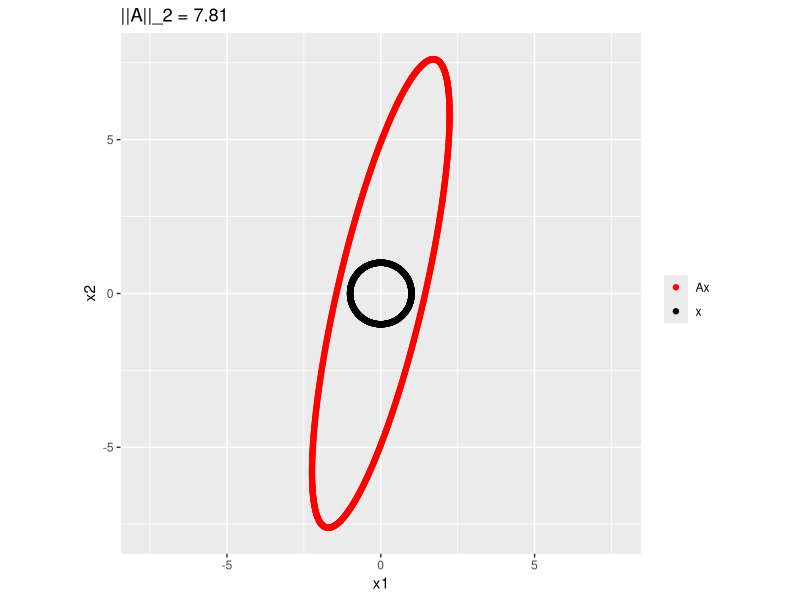
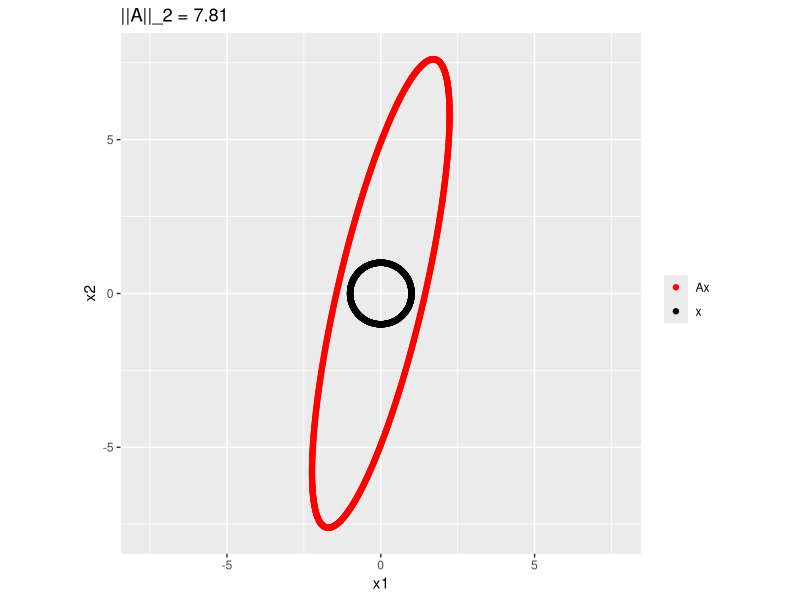
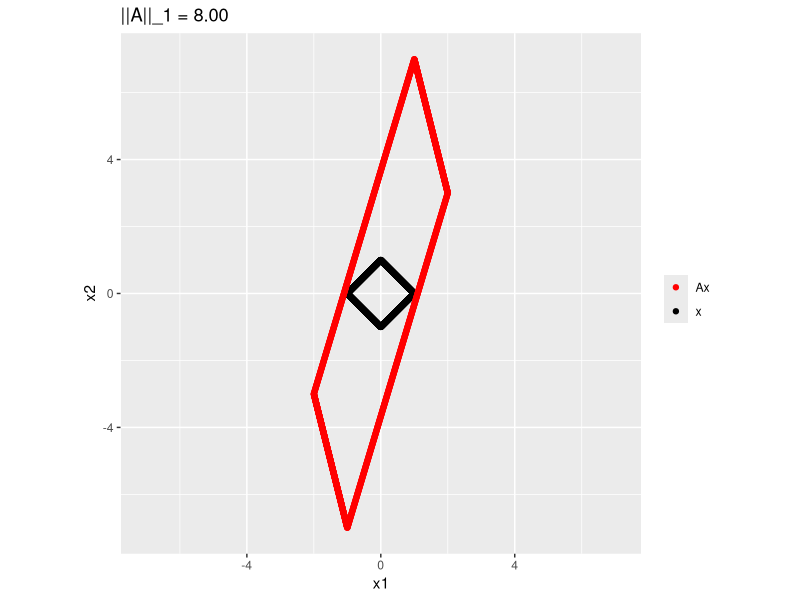
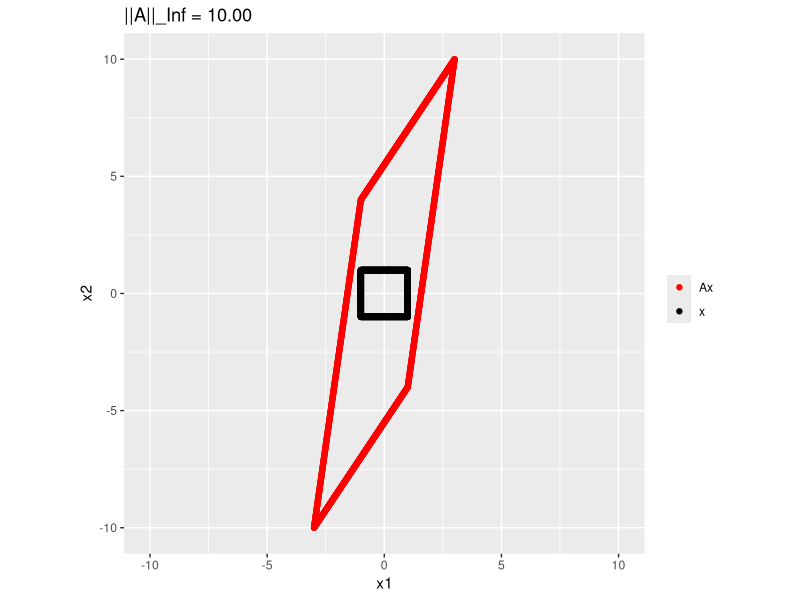
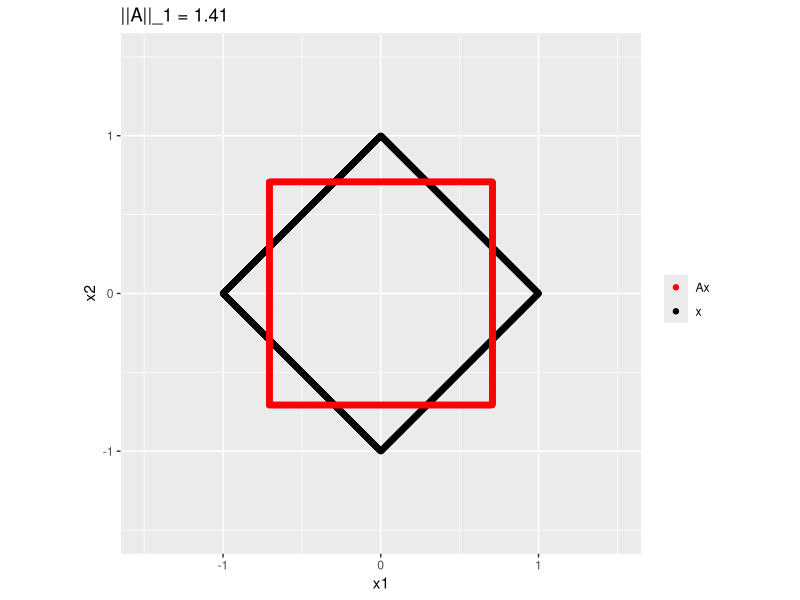
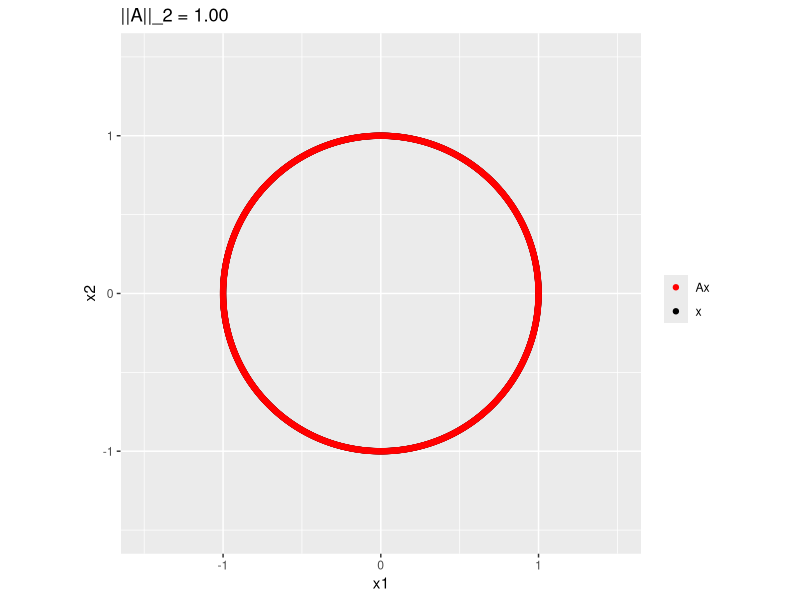
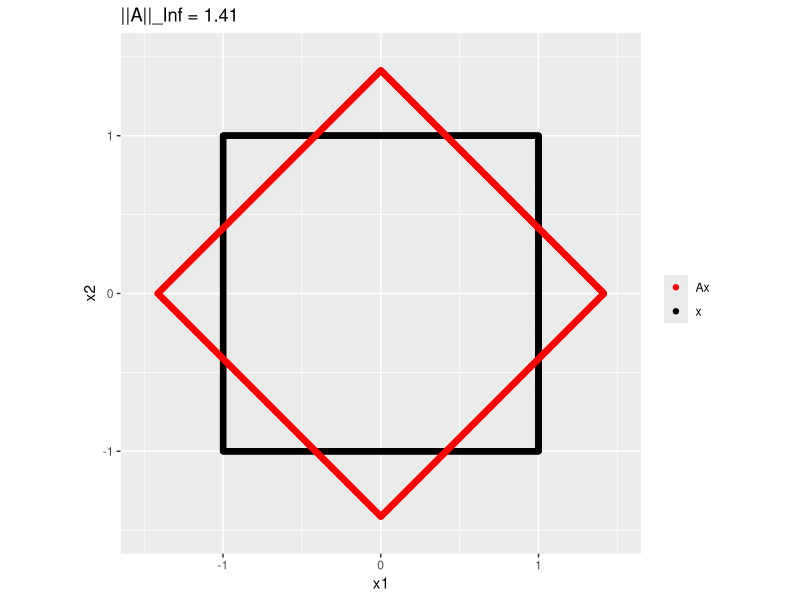
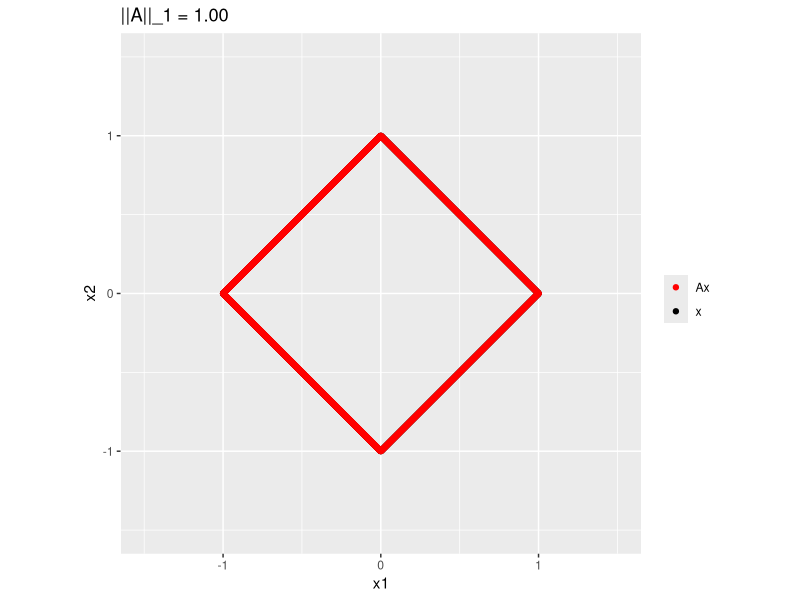

The R script that drew these images, in order:
## ---- chunk 1
require(Matrix)
require(jpeg)
require(ggplot2)
set.seed(365)
## ---- chunk 2
UnitCircleMap <- function(A,p=2) {
  # Compute values of x on the unit circle and compute p-norm of A
  if (p==2) {
    t <- seq(0,2*pi,len=1000)
    x <- cos(t)
    y <- sin(t)
    nn <- norm(A,type="2")
    ni <- as.character(p)
  }
  else if (p==1){
    # Insert some code her
    nn <- norm(A,type="1")
    ni <- as.character(p)
  }
  else if (p=="I"){
    # Insert some code here
    nn <- norm(A,type="I")
    ni <- "Inf"
  }
  
  # Compute values of Ax
  pts <- A %*% t(cbind(x,y))
  newx <- pts[1,]
  newy <- pts[2,]
  
  # Assemble into a data frame
  xx <- c(x,newx)
  yy <- c(y,newy)
  type=c(rep("x",length(x)),rep("Ax",length(newx)))
  df <- data.frame(x=xx,y=yy,type=type)
  
  normSize <- sprintf("||A||_%s = %1.2f",ni,nn)
  M <- max(c(1.01*newx, 1.01*newy, 1.5))
  
  # Plot
  ggplot(df,aes(x=x,y=y,color=type))+
    geom_point()+
    labs(x="x1",y="x2",color=element_blank())+
    coord_fixed(ratio=1)+
    scale_color_manual(values=c("red","black"))+
    ggtitle(normSize)+
    lims(x=c(-M,M),y=c(-M,M))
}
## ---- chunk 3
A <- cbind(c(2,3),c(1,7))
UnitCircleMap(A,2)
## ---- chunk 4
    UnitCircleMap <- function(A,p=2) {
      # Compute values of x on the unit circle and compute p-norm of A
      if (p==2) {
        t <- seq(0,2*pi,len=1000)
        x <- cos(t)
        y <- sin(t)
        nn <- norm(A,type="2")
        ni <- as.character(p)
      }
      else if (p==1){
        # Insert some code here
        x = seq(-1,1, len= 1000) 
        y = 1 - abs(x) 
        x = c(x,x)
        y = c(y,-y)
        nn <- norm(A,type="1")
        ni <- as.character(p)
      }
      else if (p=="I"){
        # Insert some code here
        x = c(rep(1,500), rep(-1,500), seq(-1,1,len=500),seq(-1,1,len=500) )
        y = c(seq(-1,1, len=500),seq(-1,1, len=500),rep(1,500),rep(-1,500) )
        nn <- norm(A,type="I")
        ni <- "Inf"
      }
      
      # Compute values of Ax
      pts <- A %*% t(cbind(x,y))
      newx <- pts[1,]
      newy <- pts[2,]
      
      # Assemble into a data frame
      xx <- c(x,newx)
      yy <- c(y,newy)
      type=c(rep("x",length(x)),rep("Ax",length(newx)))
      df <- data.frame(x=xx,y=yy,type=type)
      
      normSize <- sprintf("||A||_%s = %1.2f",ni,nn)
      M <- max(c(1.01*newx, 1.01*newy, 1.5))
      
      # Plot
      ggplot(df,aes(x=x,y=y,color=type))+
        geom_point()+
        labs(x="x1",y="x2",color=element_blank())+
        coord_fixed(ratio=1)+
        scale_color_manual(values=c("red","black"))+
        ggtitle(normSize)+
        lims(x=c(-M,M),y=c(-M,M))
    }


## ---- chunk 5
    UnitCircleMap(A,2)
    UnitCircleMap(A,1)
    UnitCircleMap(A,"I")

## ---- chunk 6
    Q = matrix(c(1/sqrt(2), -1/sqrt(2), 1/sqrt(2), 1/sqrt(2) ), byrow=TRUE, nrow=2)
    UnitCircleMap(Q,1)
    UnitCircleMap(Q,2)
    UnitCircleMap(Q,"I")
    Q%*%t(Q)
    

    F = matrix(c(1*cos(pi), -2*sin(pi), 
                 2*sin(pi),1*cos(pi)), byrow=TRUE, nrow=2)
    UnitCircleMap(F,1)
    UnitCircleMap(F,2)
    UnitCircleMap(F,"I")
    F%*%t(F)
    
    R = matrix(c(1,0,0,-1), byrow=TRUE, nrow=2) # (reflection across x-axis)
    UnitCircleMap(R,1)
    UnitCircleMap(R,2)
    UnitCircleMap(R,"I")

## ---- chunk 7
    myUL = function(A){
    if (nrow(A) != ncol(A)){
      return('No Square Matrix')
    }

    n = nrow(A)
    U = A
    L = spMatrix(n,n, i= 1:n, j=1:n, x=rep(1,n))

    for(k in 1:(n-1)){   # RUN N-1 TIME
      if( U[k,k] == 0){
        stop('Zero Pivot found!')
      }
      
      for(j in (k+1):n){  # PROCESS ROW: FROM PIVOT TO THE END
        L[j,k] = U[j,k]/U[k,k]        # FOR EACH ROW IN COL, ENTRY/PIVOT
        U[j,k:n] = U[j,k:n] - L[j,k]*U[k,k:n] 
      }
    }

    return(list(L= L, U=U))
    }

       

    P6 = spMatrix(8,8,
                   i=c(1:8,seq(2, 8, 2),  seq(1, 8, 2), 3:8 , 1:6), 
                   j=c(1:8, seq(1, 8, 2), seq(2, 8, 2), 1:6 , 3:8), 
                   x=c(rep(-4,8), rep(1,4), rep(1,4), rep(1,6), rep(1,6)))

    P6b = matrix(c(-5 ,-10,0 ,-10, 0,-10,-20,-30 ), nrow = 8, ncol = 1)
    P6A = myUL(P6)
    P6A

## ---- chunk 8
    mySolve<-function(L,U,b,tol=1e-10){

      n <- nrow(L)
      
      # First solve Ly=b 
      y <- rep(0,n)        # pre-allocate a vector y with 0s in it.
      if(abs(L[1,1])<tol) stop('There is a zero on the diagonal of L')
      y[1] <- b[1]/L[1,1]  # Fill in the 1st value of y
      for (j in 2:n ) {
    if(abs(L[j,j])<tol) stop('There is a zero on the diagonal of L')
    y[j] <- (b[j] - L[j,1:(j-1)]%*%y[1:(j-1)])/L[j,j]
      }

      # Then solve Ux=y 
      x <- rep(0,n)        # pre-allocate a vector x with 0s in it.
      if(abs(U[n,n])<tol) stop('There is a zero on the diagonal of U')
      x[n] <- y[n]/U[n,n]  # Fill in the nth value of x
      for (j in (n-1):1 ) {
    if(abs(U[j,j])<tol) stop('There is a zero on the diagonal of U')
    x[j] <- (y[j] - U[j,(j+1):n]%*%x[(j+1):n])/U[j,j]
      }
      return(x)
    }
## ---- chunk 9
    P6b
    mySolve(P6A$L, P6A$U, P6b)
## ---- chunk 10
    P6b_correct = matrix(c(-5 ,-10,0 ,-10, 0,-10,-30,-40 ), nrow = 8, ncol = 1)
    mySolve(P6A$L, P6A$U, P6b_correct)
## ---- chunk 11
    solve(P6)

## ---- chunk 12




B = function(start_i, k1) {
  return(list(
    i = c(start_i : (start_i+k1 -1) , start_i:(start_i+k1 -2), (start_i + 1):(start_i+k1 -1) ), 
    j = c(start_i : (start_i + k1 -1),  (start_i + 1):(start_i+k1 -1), start_i:(start_i+k1 -2)  ), 
    x = c(rep(4, k1), rep(-1, (k1-1)),rep(-1,(k1-1) ))
  ))
}


sparsePattern = function(k1,k2){
  n = k1*k2

  matrix = spMatrix(n, n, 
                    i = c((k1 + 1):n    ,1:(n-k1) ), 
                    j = c(1:(n-k1), (k1+1):n), 
                    x = rep( rep(-1, (n-k1)), 2)
                    )
  for (start in seq(1, n, k1)) {
    b = B(start, k1)
    for (index in 1:(3*k1 -2) ){
      matrix[b$i[index], b$j[index]] = b$x[index]
    }
  }

  return(matrix)
}


(sparsePattern(5,3))
## ---- chunk 13
options(max.print = .Machine$integer.max)

image(sparsePattern(8,4))
image(sparsePattern(8,3))
image(sparsePattern(8,2))

## ---- chunk 14
myLUFast <- function(A,tol=10^-8) {
  n <- nrow(A)
  L <- diag(x=1,nrow=n)  # start with L = identity matrix
  U <- A
  for ( k in 1:(n-1) ) {
    pivot <- U[k,k]
    if (abs(pivot) < tol) stop('zero pivot encountered')
    mults <- U[(k+1):n,k]/pivot
    U[(k+1):n,k] <- 0
    U[(k+1):n,(k+1):n] <- U[(k+1):n,(k+1):n]-mults%o%U[k,(k+1):n]
    L[(k+1):n,k] <- mults
  }
  return(list(L=L,U=U))
}
## ---- chunk 15
       
    out <- myLUFast(as.matrix(A))
    L <- as(out$L,"sparseMatrix")
    U <- as(out$U,"sparseMatrix")
    image(A)
    image(L)
    image(U)

## ---- chunk 16

mySparseLU = function(A){
  
  n <- nrow(A)
  for(i in 2:n){
    for(k in 1:(i-1)){
      if(A[i,k] != 0){
        A[i,k] = A[i,k]/A[k,k]
        for(j in (k+1)){
          if(A[i,j] != 0){
            A[i,j] = A[i,j] - A[i,k]*A[k,j]
          }
        }
      }
    }
  }
  U = triu(A)
  L = tril(A, -1)
  for(i in 1:n){
    L[i,i] = 1
  }
  

  return(list(L=L,U=U))
}


A = sparsePattern(3,3)

out <- mySparseLU(A)
image(out$L)
image(out$U)

